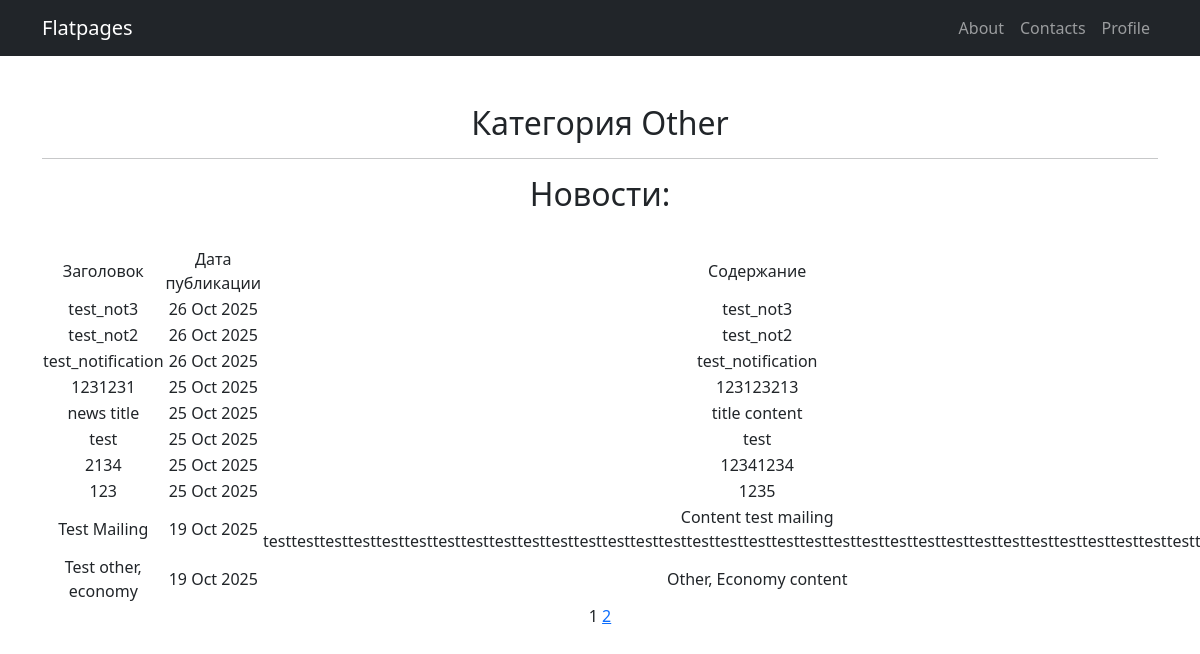
/category/5/, run on an earlier commit of the app's database.
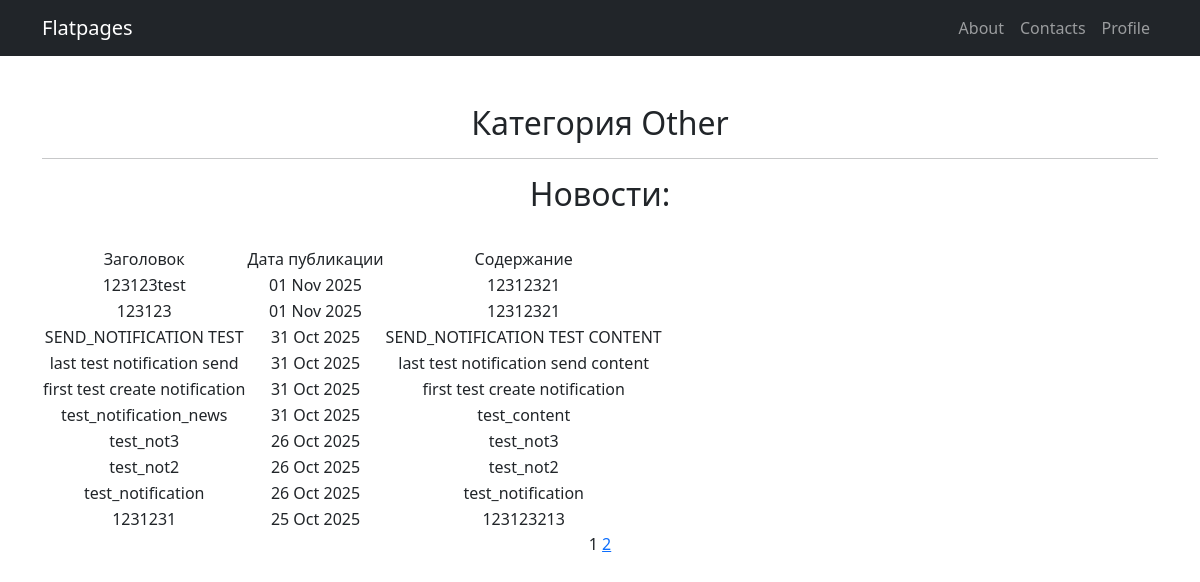
And on a later commit of the database.
### articles/models.py (models this page shows, shortened)
class Post(models.Model):
    author = models.ForeignKey(Author, on_delete=models.DO_NOTHING, null=True, blank=True)
    type_post = models.CharField(max_length=50, choices=post_types)
    creation = models.DateTimeField(auto_now_add=True)
    category = models.ManyToManyField(Category, through='PostCategory')
    title = models.TextField()
    content = models.TextField()
    rating = models.IntegerField(default=0)

### articles/views.py (the view)
# urls.py: path('category/<int:pk>/', CategoryPosts.as_view(), name='category_detail'),
class CategoryPosts(ListView):
    template_name = 'categories_posts.html'
    context_object_name = 'news'
    paginate_by = 10
    def get_queryset(self):
        self.category = get_object_or_404(Category, id=self.kwargs['pk'])
        return Post.objects.filter(category=self.category).order_by('-creation')
    def get_context_data(self, **kwargs):
        context = super().get_context_data(**kwargs)
        context['category'] = self.category
        return context

### articles/templatetags/custom_tags.py (called while the page is built)
@register.simple_tag(takes_context=True)
def url_replace(context, **kwargs):
    d = context['request'].GET.copy()
    for k,v in kwargs.items():
        d[k] = v
    return d.urlencode()

### templates/categories_posts.html (shortened to what this page needs)
{% extends 'flatpages/sample.html' %}
{% load custom_filters %}
{% load custom_tags %}
{%block body%}
    <h2>Категория {{ category.name }}
    </h2>
    <hr>
    <h2>Новости:</h2>
    {% if news %}
    <br>
        <table>
            <tr>
                <td>Заголовок</td>
                <td>Дата публикации</td>
                <td>Содержание</td>
            </tr>
            {% for new in news %}
            <tr>
                <td>{{ new.title }}</td>
                <td>{{ new.creation | date:'d M Y' }}</td>
                <td>{{ new.content | truncatewords:20}}</td>
            </tr>
            {% endfor %}
        </table>
    {% else %}
        <h2>Новостей нет...</h2>
    {% endif %}
    {{ page_obj.number }}
    {% if page_obj.has_next %}
        <a href="?{% url_replace page=page_obj.next_page_number %}">{{ page_obj.next_page_number }}</a>
    {% endif %}
{%endblock body%}

What changed in the data, as far as the page shows it:
no longer on this page (row unchanged): Post: title "news title", creation "25 Oct 2025", content "title content"
no longer on this page (row unchanged): Post: title "test", creation "25 Oct 2025", content "test"
no longer on this page (row unchanged): Post: title "2134", creation "25 Oct 2025", content "12341234"
no longer on this page (row unchanged): Post: title "123", creation "25 Oct 2025", content "1235"
no longer on this page (row unchanged): Post: title "Test Mailing", creation "19 Oct 2025", content "Content test mailing…"
no longer on this page (row unchanged): Post: title "Test other, economy", creation "19 Oct 2025", content "Other, Economy content"
added Post: title "123123test", creation "01 Nov 2025", content "12312321"
added Post: title "123123", creation "01 Nov 2025", content "12312321"
added Post: title "SEND_NOTIFICATION TEST", creation "31 Oct 2025", content "SEND_NOTIFICATION TEST CONTENT"
added Post: title "last test notification send", creation "31 Oct 2025", content "last test notification send content"
added Post: title "first test create notification", creation "31 Oct 2025", content "first test create notification"
added Post: title "test_notification_news", creation "31 Oct 2025", content "test_content"
